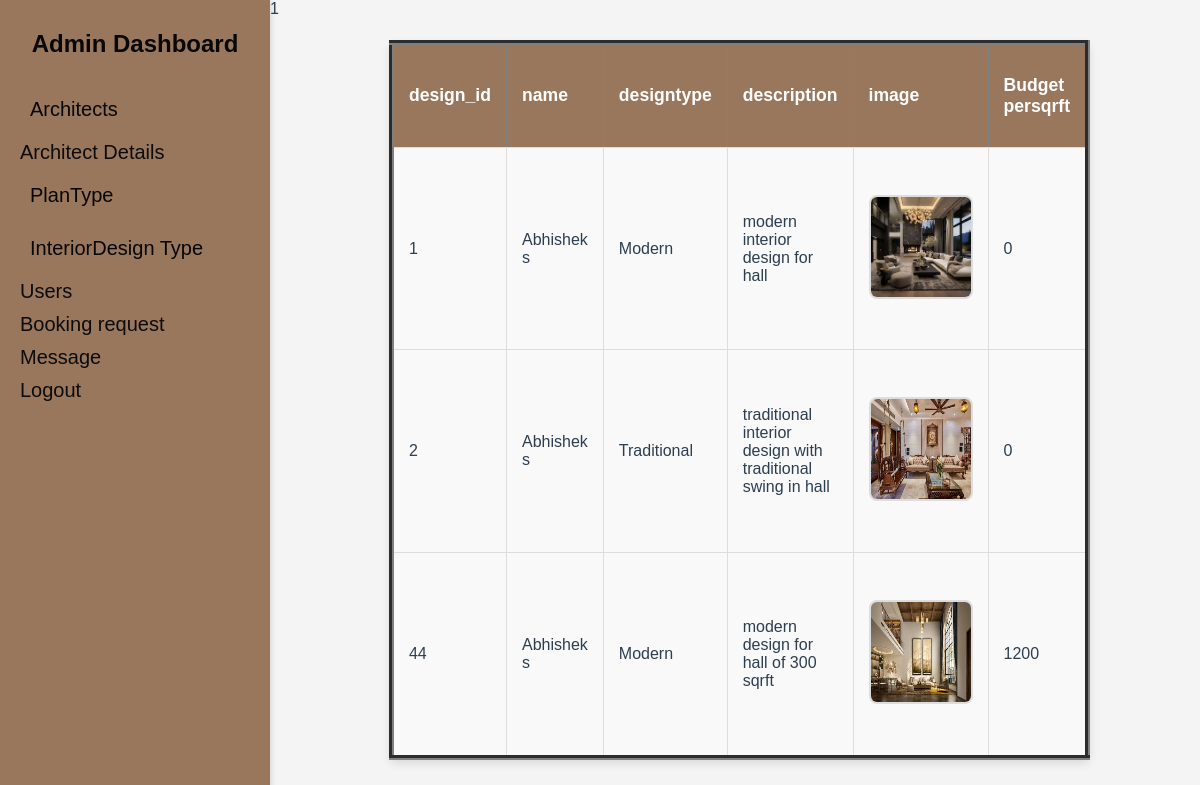
The app's page /raising-master_new/adminviewdesign2.php?architect_id=1 with its own data.
### tables this page shows
CREATE TABLE `design_details` (
  `design_id` int(11) NOT NULL,
  `designtype_id` int(11) NOT NULL,
  `description` varchar(200) NOT NULL,
  `image` varchar(70) NOT NULL,
  `email` varchar(200) NOT NULL,
  `budget` int(11) NOT NULL
);

CREATE TABLE `add_architect` (
  `architect_id` int(11) NOT NULL,
  `name` varchar(200) NOT NULL,
  `photo` varchar(70) NOT NULL,
  `email` varchar(200) NOT NULL,
  `address` varchar(500) NOT NULL,
  `phoneno` int(10) NOT NULL,
  `qualification` varchar(70) NOT NULL,
  `qualificationcertificate` varchar(70) NOT NULL,
  `experience` varchar(200) NOT NULL,
  `password` varchar(8) NOT NULL
);

CREATE TABLE `designtype_details` (
  `designtype_id` int(11) NOT NULL,
  `designtype` varchar(200) NOT NULL
);

### raising-master_new/adminviewdesign2.php (the view, shortened to what this page needs)
<?php
include 'connection.php';
include 'admin-side.php';
?>
<html>
    <head>
    <link rel="stylesheet" type="text/css" href="2.css">
</head>
</html>
<?php
$a=$_GET['architect_id'];
echo $a;
$sql = "select d.design_id,t.designtype,d.description,d.image,d.budget,s.name from design_details d inner join designtype_details t on t.designtype_id=d.designtype_id inner join add_architect s on s.email=d.email where s.architect_id=$a";
$result = mysqli_query($con, $sql);
if ($result->num_rows > 0) {
   echo "<table  border='5' cellspacing='2' cellpadding='5' border='5'>
    <tr>
            <th>design_id</th>
            <th>name</th>
            <th>designtype</th>
            <th>description</th>
            <th>image</th>
            <th>Budget persqrft</th>
       </tr>";
    while ($row = $result->fetch_assoc()) {
        $filename4=$row["image"];
        $f4="designimages/".$filename4;
        echo "<tr>
            <td>{$row['design_id']}</td>
            <td>{$row['name']}</td>
            <td>{$row['designtype']}</td>
            <td>{$row['description']}</td>";?>
             <td><img width=100 height=100 src="<?php echo $f4; ?>"></td>
      <?php
     echo " <td>{$row['budget']}</td></tr>";
    }
    ?>
<?php
    echo "</table>";
} else {
    echo "0 results";
}
?>

### raising-master_new/admin-side.php (shortened to what this page needs)
<!DOCTYPE html>
<html lang="en">
<head>
    <link rel="stylesheet" href="admin-dash.css">
    <link rel="stylesheet" href="formstyle.css">
</head>
<body>
    <div class="dashboard">
        <aside class="sidebar">
            <h2>Admin Dashboard</h2>
            <ul class="menu">
                <li>
                    <button class="menu-btn" onclick="toggleSubmenu('architects-menu')">Architects</button>
                </li>
                    <li><a href="adminviewplan.php">Architect Details</a></li>
                    <li>
                    <button class="menu-btn" onclick="toggleSubmenu('plantype-menu')">PlanType</button>
                    </li>
                    <li>
                    <button class="menu-btn" onclick="toggleSubmenu('interiordesigntype-menu')">InteriorDesign Type</button>
                    <li>
                    <li><a href="viewuser.php">Users</a></li>
                    <li><a href="adminviewbooking.php">Booking request</a></li>
                    <li><a href="chatarea.php">Message</a></li-->
                    <li><a href="logout.php">Logout</a></li>
            </ul>
        </aside>

### raising-master_new/admin-dash.css (style rules this page uses)
body { margin: 0; font-family: Arial, sans-serif; color: #2c3e50; }
.dashboard { display: flex; height: 100vh; }
.sidebar { width: 250px; background-color: #99775C; color: #ecf0f1; padding: 10px; box-shadow: 2px 0 5px rgba(0, 0, 0, 0.1); }
.sidebar h2 { text-align: center; margin-bottom: 20px; font-size: 24px; font-weight: bold; color: #080808; }
.menu { list-style: none; background: none; color: #0c0c0c; border: none; padding: 10px; margin: 0; font-size: 20px; text-align: left; width: 100%; cursor: pointer; }
.menu li { margin-bottom: 10px; }
.menu-btn { background: none; color: #070707; border: none; text-align: left; width: 100%; font-size: 20px; padding: 10px; cursor: pointer; }
a { text-decoration: none; color: inherit; }

### raising-master_new/formstyle.css (style rules this page uses)
body { font-family: Arial, sans-serif; background-color: #f4f4f4; margin: 0; padding: 0; box-sizing: border-box; }

### raising-master_new/2.css (style rules this page uses)
table { width: 50%; margin: 40px auto; border-collapse: collapse; background-color: #f9f9f9; border-radius: 8px; box-shadow: 0 4px 8px rgba(0, 0, 0, 0.1); }
th { background-color: #99775c; color: white; text-align: left; padding: 12px 15px; font-size: 1.1em; }
td { text-align: left; padding: 12px 15px; border: 1px solid #ddd; font-size: 1em; }
td img { border-radius: 8px; border: 2px solid #ddd; }

### records on screen
design_details: design_id "1", add_architect.name "Abhishek s", designtype.designtype "Modern", description "modern interior design for hall", image (picture), budget "0"
design_details: design_id "2", add_architect.name "Abhishek s", designtype.designtype "Traditional", description "traditional interior design with traditional swing in hall", image (picture), budget "0"
design_details: design_id "44", add_architect.name "Abhishek s", designtype.designtype "Modern", description "modern design for hall of 300 sqrft", image (picture), budget "1200"

### other values on screen
$a "1"
